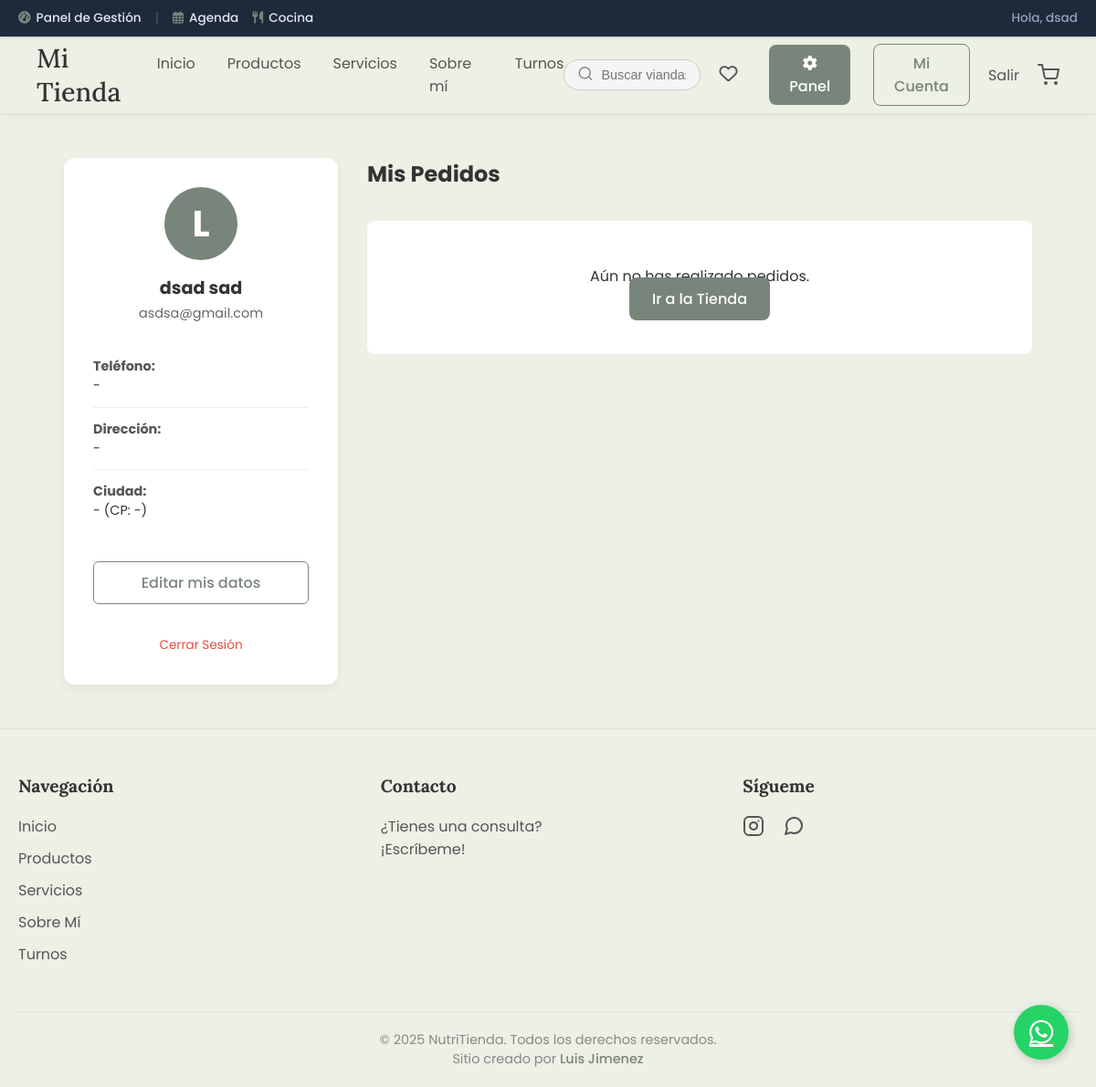
The page /mi-cuenta/ (signed in) on the database its author committed.
### usuarios/models.py (models this page shows, shortened)
class Perfil(models.Model):
    user = models.OneToOneField(User, on_delete=models.CASCADE)
    telefono = models.CharField(max_length=20, null=True, blank=True)
    direccion = models.CharField(max_length=255, null=True, blank=True)
    ciudad = models.CharField(max_length=100, null=True, blank=True)
    codigo_postal = models.CharField(max_length=10, null=True, blank=True)
    es_vegetariano = models.BooleanField(default=False, verbose_name="Soy Vegetariano")
    es_vegano = models.BooleanField(default=False, verbose_name="Soy Vegano")
    es_celiaco = models.BooleanField(default=False, verbose_name="Soy Celíaco (Sin TACC)")
    suscripcion_activa_hasta = models.DateField(null=True, blank=True, verbose_name="Vencimiento Suscripción")
    @property
    def es_cliente_activo(self):
        if self.suscripcion_activa_hasta:
            return self.suscripcion_activa_hasta >= timezone.now().date()
        return False

### configuracion/models.py (models this page shows, shortened)
class AparienciaConfig(models.Model):
    logo_sitio = ProcessedImageField(
        upload_to='logos/',
        processors=[Transpose(), ResizeToFit(height=80)], # Redimensionar por altura (máx 80px de alto)
        format='PNG', # Conservar PNG para logos transparentes
        options={'quality': 90},
        blank=True, null=True, verbose_name="Logo del Sitio (Navbar)"
    )
    color_fondo_body = ColorField(default='#ECF0E5', verbose_name="Color de Fondo Principal")
    color_carrito_activo = ColorField(default='#E74C3C', verbose_name="Color Contador Carrito (con items)", help_text="Color del círculo numérico del carrito cuando tiene productos.")
    navbar_color_fondo = ColorField(default='#FFFFFF', verbose_name="Color de Fondo (Navbar y Footer)")
    navbar_color_enlaces = ColorField(default='#555555', verbose_name="Color de Texto (Enlaces del Nav)")
    class EstilosTarjeta(models.TextChoices):
        SIMPLE = 'simple', 'Estilo Simple (Actual)'
        HOT_SALE = 'hot_sale', 'Estilo "Hot Sale" (Con insignia)'
        HARVEST = 'harvest', 'Estilo "Harvest" (Vase)'
    estilo_tarjeta_producto = models.CharField(max_length=20, choices=EstilosTarjeta.choices, default=EstilosTarjeta.SIMPLE, verbose_name="Estilo de Tarjetas de Producto", help_text="Elige el diseño que se usará para mostrar los productos en el catálogo.")
    class FuentesTarjeta(models.TextChoices):
        DEFAULT = '"Poppins", sans-serif', 'Fuente Principal (Poppins)'
        SERIF = '"Lora", serif', 'Fuente Elegante (Lora)'
        MODERNA = '"Segoe UI", sans-serif', 'Fuente Moderna (Segoe UI)'
    fuente_tarjetas = models.CharField(max_length=50, choices=FuentesTarjeta.choices, default=FuentesTarjeta.DEFAULT, verbose_name="Tipografía de Tarjetas")
    color_titulo_tarjeta = ColorField(default='#18181B', verbose_name="Color Título (Tarjetas)")
    color_desc_tarjeta = ColorField(default='#52525B', verbose_name="Color Descripción (Tarjetas)")
    boton_color_principal_fondo = ColorField(default='#78857A', verbose_name="Color Principal (Botones)")
    boton_color_principal_texto = ColorField(default='#FFFFFF', verbose_name="Color de Texto (Botones)")
    boton_color_principal_hover = ColorField(default='#647066', verbose_name="Color Hover (Botones)")
    boton_color_secundario_borde = ColorField(default='#78857A', verbose_name="Color Secundario (Borde y Texto)")
    card_btn_principal_fondo = ColorField(default='#78857A', verbose_name="[Tarjeta] Color Principal (Fondo)")
    card_btn_principal_texto = ColorField(default='#FFFFFF', verbose_name="[Tarjeta] Color Principal (Texto)")
    card_btn_principal_hover = ColorField(default='#647066', verbose_name="[Tarjeta] Color Principal (Hover)")
    card_btn_secundario_borde = ColorField(default='#78857A', verbose_name="[Tarjeta] Color Secundario (Borde)")
    footer_col_contacto_titulo = models.CharField(max_length=50, default="Contacto", verbose_name="Título Columna Contacto")
    footer_col_contacto_texto = models.TextField(max_length=200, default="¿Tienes una consulta? <br> ¡Escríbeme!", verbose_name="Texto Columna Contacto", blank=True)
    footer_link_instagram = models.URLField(max_length=255, blank=True, null=True, verbose_name="Enlace Instagram", help_text="URL completa (ej: https://instagram.com/...)")
    footer_link_whatsapp = models.URLField(max_length=255, blank=True, null=True, verbose_name="Enlace WhatsApp", help_text="URL completa (ej: https://wa.me/123456...)")
    footer_texto_creditos = models.CharField(max_length=100, default="Luis Jiménez", verbose_name="Nombre Creador (Footer)")
    class Meta:
        verbose_name = "Configuración de Apariencia"
        verbose_name_plural = "Configuración de Apariencia"

### usuarios/views.py (the view)
# urls.py: path('', views.profile_view, name='profile'),
@login_required
def profile_view(request):
    pedidos = Pedido.objects.filter(cliente=request.user).order_by('-fecha_creacion')
    contexto = {
        'pedidos': pedidos
    }
    return render(request, 'usuarios/profile.html', contexto)

### configuracion/context_processors.py (called while the page is built)
def apariencia_context(request):
    config = AparienciaConfig.objects.first()
    if not config:
        config_data = {
            'logo_sitio': None,
            'color_fondo_body': '#ECF0E5',
            'navbar_color_fondo': '#FFFFFF',
            'navbar_color_enlaces': '#555555',
            'boton_color_principal_fondo': '#78857A',
            'boton_color_principal_texto': '#FFFFFF',
            'boton_color_principal_hover': '#647066',
            'boton_color_secundario_borde': '#78857A',
             'color_carrito_activo': '#E74C3C',
        }
    else:
        config_data = config
    return {'apariencia_config': config_data}

### templates/usuarios/profile.html
{% extends 'base.html' %}
{% load static %}
{% block extra_css %}
  <link rel="stylesheet" href="{% static 'css/pages/profile.css' %}">
{% endblock %}
{% block content %}
<div class="profile-container">
    <div class="profile-card">
        <div class="profile-header">
            <div class="avatar-circle">
                {{ user.username|make_list|first|upper }}
            </div>
            <h2>{{ user.first_name }} {{ user.last_name }}</h2>
            <p class="email">{{ user.email }}</p>
        </div>
        <div class="profile-details">
            <div class="detail-row">
                <span class="label">Teléfono:</span>
                <span class="value">{{ user.perfil.telefono|default:"-" }}</span>
            </div>
            <div class="detail-row">
                <span class="label">Dirección:</span>
                <span class="value">{{ user.perfil.direccion|default:"-" }}</span>
            </div>
            <div class="detail-row">
                <span class="label">Ciudad:</span>
                <span class="value">{{ user.perfil.ciudad|default:"-" }} (CP: {{ user.perfil.codigo_postal|default:"-" }})</span>
            </div>
        </div>
        <a href="{% url 'edit_profile' %}" class="btn-editar">Editar mis datos</a>
        <br>
        <a href="{% url 'account_logout' %}" class="btn-logout">Cerrar Sesión</a>
    </div>
    <div class="orders-section">
        <h3>Mis Pedidos</h3>
        {% if pedidos %}
            <div class="orders-list">
                {% for pedido in pedidos %}
                <div class="order-card">
                    <div class="order-header">
                        <span class="order-id">Pedido #{{ pedido.id }}</span>
                        <span class="order-date">{{ pedido.fecha_creacion|date:"d M Y" }}</span>
                        <span class="order-status status-{{ pedido.estado }}">
                            {{ pedido.get_estado_display }}
                        </span>
                    </div>
                    <div class="order-body">
                        <div class="order-items">
                            {% for item in pedido.items.all %}
                                <p>{{ item.cantidad }}x {{ item.producto.nombre }}</p>
                            {% endfor %}
                        </div>
                        <div class="order-total">
                            Total: ${{ pedido.total|floatformat:2 }}
                        </div>
                    </div>
                    {% if pedido.codigo_seguimiento %}
                    <div class="order-footer">
                        <p class="tracking">
                            📦 Seguimiento: <strong>{{ pedido.codigo_seguimiento }}</strong>
                        </p>
                    </div>
                    {% endif %}
                </div>
                {% endfor %}
            </div>
        {% else %}
            <div class="empty-state">
                <p>Aún no has realizado pedidos.</p>
                <a href="{% url 'lista_productos' %}" class="btn-principal">Ir a la Tienda</a>
            </div>
        {% endif %}
    </div>
</div>
{% endblock %}

### templates/base.html (shortened to what this page needs)
{% load static %}
<!DOCTYPE html>
<html lang="es">
<head>
    <link rel="stylesheet" href="https://cdnjs.cloudflare.com/ajax/libs/font-awesome/6.4.0/css/all.min.css">
    <link rel="stylesheet" href="{% static 'css/base/global.css' %}">
    <link rel="stylesheet" href="{% static 'css/components/card_hot_sale.css' %}">
    <link rel="stylesheet" href="{% static 'css/components/card_harvest.css' %}">
    <link rel="stylesheet" href="{% static 'css/components/card_simple.css' %}">
    {% block extra_css %}{% endblock %}
</head>
<body class="{% if user.is_staff %}has-admin-bar{% endif %}">
{% if user.is_staff %}
<div class="admin-bar">
    <div class="admin-bar-left">
        <a href="{% url 'panel_home' %}" class="admin-link">
            <i class="fas fa-tachometer-alt"></i> Panel de Gestión
        </a>
        <span style="color:#475569;">|</span>
        <a href="{% url 'panel_agenda' %}" class="admin-link">
            <i class="far fa-calendar-alt"></i> Agenda
        </a>
        <a href="{% url 'panel_cocina' %}" class="admin-link">
            <i class="fas fa-utensils"></i> Cocina
        </a>
    </div>
    <div class="admin-bar-right">
        <span style="color:#94a3b8;">Hola, {{ user.first_name|default:"Admin" }}</span>
    </div>
</div>
{% endif %}
<header>
    {% include 'header_content.html' %}
</header>
<main>
    {% block content %}
    {% endblock %}
</main>
{% if apariencia_config.footer_link_whatsapp %}
<a href="{{ apariencia_config.footer_link_whatsapp }}" class="btn-wsp-flotante" target="_blank" aria-label="Chatear por WhatsApp">
    <i class="fab fa-whatsapp"></i>
</a>
{% endif %}
{% include 'footer_content.html' %}
</body>
</html>

### templates/footer_content.html (shortened to what this page needs)
{% load static %}
<footer class="site-footer">
    <div class="footer-container">
        <div class="footer-column">
            <h4>Navegación</h4>
            <ul>
                <li><a href="{% url 'inicio' %}">Inicio</a></li>
                <li><a href="{% url 'lista_productos' %}">Productos</a></li>
                <li><a href="{% url 'servicios' %}">Servicios</a></li>
                <li><a href="{% url 'sobre_mi' %}">Sobre Mí</a></li>
                <li><a href="{% url 'calendario' %}">Turnos</a></li>
            </ul>
        </div>
        <div class="footer-column">
            <h4>{{ apariencia_config.footer_col_contacto_titulo|default:"Contacto" }}</h4>
            <p>{{ apariencia_config.footer_col_contacto_texto|safe|default:"¿Tienes una consulta? <br> ¡Escríbeme!" }}</p>
        </div>
        <div class="footer-column">
            <h4>Sígueme</h4>
            <div class="footer-social">
                {% if apariencia_config.footer_link_instagram %}
                <a href="{{ apariencia_config.footer_link_instagram }}" target="_blank" aria-label="Instagram">
                </a>
                {% endif %}
                {% if apariencia_config.footer_link_whatsapp %}
                <a href="{{ apariencia_config.footer_link_whatsapp }}" target="_blank" aria-label="WhatsApp">
                </a>
                {% endif %}
            </div>
        </div>
    </div>
    <div class="footer-bottom">
        <p>&copy; {% now "Y" %} NutriTienda. Todos los derechos reservados.</p>
        <p class="creator-credit">Sitio creado por <a href="#" target="_blank">{{ apariencia_config.footer_texto_creditos|default:"Luis Jiménez" }}</a></p>
    </div>
</footer>

### static/css/base/global.css (style rules this page uses)
* { margin: 0; padding: 0; box-sizing: border-box; }
body { font-family: "Poppins", sans-serif; background-color: var(--color-fondo-body, #ecf0e5); color: #333; padding-top: 85px; transition: padding-top 0.3s ease; }
body.has-admin-bar { padding-top: 125px; }
.admin-bar { background-color: #1e293b; color: white; height: 40px; display: flex; align-items: center; justify-content: space-between; padding: 0 20px; font-size: 0.85rem; font-weight: 500; position: fixed; top: 0; z-index: 1001; width: 100%; box-shadow: 0 1px 3px rgba(0, 0, 0, 0.2); }
.admin-bar-left, .admin-bar-right { display: flex; align-items: center; gap: 15px; }
.admin-link { color: #e2e8f0; text-decoration: none; display: flex; align-items: center; gap: 6px; transition: color 0.2s; }
.admin-link i { color: var(--color-btn-principal-fondo, #4A6C48); }
.site-footer { background-color: var(--color-footer, #ffffff); color: #555; padding: 50px 20px 0; border-top: 1px solid #e0e0e0; }
.footer-container { max-width: 1200px; margin: 0 auto; display: flex; justify-content: space-between; flex-wrap: wrap; gap: 30px; padding-bottom: 40px; }
.footer-column { flex: 1; min-width: 200px; }
.footer-column h4 { font-family: "Lora", serif; font-size: 1.2rem; color: #333; margin-bottom: 20px; }
.footer-column ul { list-style: none; padding: 0; }
.footer-column ul li { margin-bottom: 10px; }
.footer-column a { text-decoration: none; color: #555; transition: color 0.3s ease; }
.footer-social { display: flex; gap: 20px; }
.footer-social svg { transition: all 0.3s ease; }
.footer-bottom { border-top: 1px solid #e0e0e0; padding: 20px 0; text-align: center; font-size: 0.9rem; color: #888; }
.creator-credit a { color: var(--color-btn-principal-fondo, #78857a); font-weight: 500; text-decoration: none; }
.btn-elegante, .btn-principal, .btn-secundario, .btn-checkout, .login-button { font-family: "Poppins", sans-serif; font-weight: 500; text-align: center; border-radius: 8px; cursor: pointer; transition: all 0.3s ease; text-decoration: none; }
.btn-principal { background-color: var(--color-btn-principal-fondo, #78857a); color: var(--color-btn-principal-texto, #fff); border: none; padding: 12px 25px; }
.btn-wsp-flotante { position: fixed; width: 60px; height: 60px; bottom: 30px; right: 30px; background-color: #25d366; color: #FFF; border-radius: 50%; text-align: center; font-size: 30px; box-shadow: 2px 2px 10px rgba(0, 0, 0, 0.2); z-index: 1000; display: flex; align-items: center; justify-content: center; transition: all 0.3s ease; }

### static/css/pages/profile.css (style rules this page uses)
.profile-container { max-width: 1100px; margin: 3rem auto; padding: 0 20px; display: grid; grid-template-columns: 300px 1fr; gap: 2rem; align-items: start; }
.profile-card { background: white; border-radius: 12px; padding: 2rem; box-shadow: 0 4px 12px rgba(0,0,0,0.05); text-align: center; position: sticky; top: 100px; }
.avatar-circle { width: 80px; height: 80px; background-color: var(--color-btn-principal-fondo); color: white; font-size: 2.5rem; font-weight: bold; border-radius: 50%; display: flex; align-items: center; justify-content: center; margin: 0 auto 1rem; }
.profile-header h2 { margin: 0.5rem 0 0.2rem; font-size: 1.2rem; }
.profile-header .email { color: #666; font-size: 0.9rem; margin-bottom: 1.5rem; }
.profile-details { text-align: left; margin-bottom: 2rem; }
.detail-row { padding: 0.8rem 0; border-bottom: 1px solid #eee; font-size: 0.9rem; }
.detail-row:last-child { border-bottom: none; }
.detail-row .label { font-weight: bold; display: block; color: #555; }
.detail-row .value { color: #333; }
.btn-editar { display: block; width: 100%; padding: 10px; background: transparent; border: 1px solid var(--color-btn-principal-fondo); color: var(--color-btn-principal-fondo); border-radius: 6px; text-decoration: none; font-weight: 500; transition: all 0.3s; }
.btn-logout { display: inline-block; margin-top: 10px; color: #e74c3c; font-size: 0.85rem; text-decoration: none; }
.orders-section h3 { margin-top: 0; margin-bottom: 1.5rem; font-size: 1.5rem; border-bottom: 2px solid #eee; padding-bottom: 0.5rem; }
.empty-state { text-align: center; padding: 3rem; background: white; border-radius: 8px; }

### rows shown on the page
AparienciaConfig: footer_col_contacto_titulo "Contacto", footer_col_contacto_texto "¿Tienes una consulta? ¡Escríbeme!", footer_texto_creditos "Luis Jimenez"

### other values the page prints
{{ user.first_name|default:"Admin" }} "dsad"
{{ user.username|make_list|first|upper }} "L"
{{ user.first_name }} "dsad"
{{ user.last_name }} "sad"
{{ user.email }} "asdsa@gmail.com"
{{ user.perfil.telefono|default:"-" }} "-"
{{ user.perfil.direccion|default:"-" }} "-"
{{ user.perfil.ciudad|default:"-" }} "-"
{{ user.perfil.codigo_postal|default:"-" }} "-"
